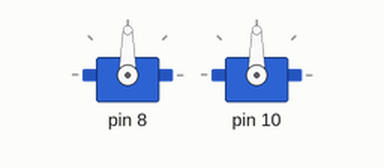
Simulated run of this sketch. Board: Arduino Uno, built with avr-gcc and run on an emulated ATmega328P. On the bench: 2 × servo.

Above: at 0.05 s.
At 1.05 s:
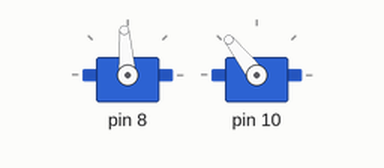
At 2.05 s:
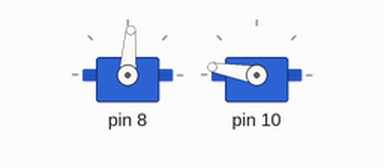
At 4.05 s:
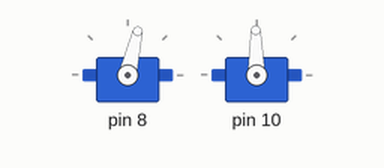
Timing chart, 0 to 5.4 s (numbered marks = the images above):
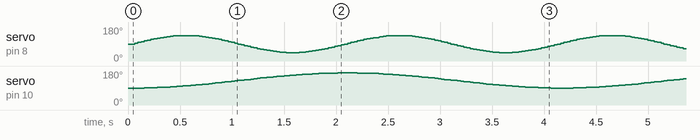

The sketch:

pyp_test1.ino
```cpp
// (licence header left out)
#include <Servo.h>
#include <Oscillator.h>
#include "skymega.h"

//-- Declare two oscillators
Oscillator osc[2];

void setup()
{
  //-- Attach the oscillators to the two servos
  //-- SERVO 2 and SERVO 4 for the skymega
  //-- If using arduino, you can use the pin numbers (8 and 9 for example)
  osc[0].attach(SERVO2);
  osc[1].attach(SERVO6);


  //-- Configure the oscillators
  //-- Oscillator 0
  osc[0].SetPh(DEG2RAD(0));
  osc[0].SetO(0);
  osc[0].SetA(45);
  osc[0].SetT(2000);

  //-- Oscillator 1
  osc[1].SetPh(DEG2RAD(-90));
  osc[1].SetO(40);
  osc[1].SetA(40);
  osc[1].SetT(4000);

}

void loop()
{
  //-- Refresh the oscillators
  for (int i=0; i<3; i++)
    osc[i].refresh();
}
```
